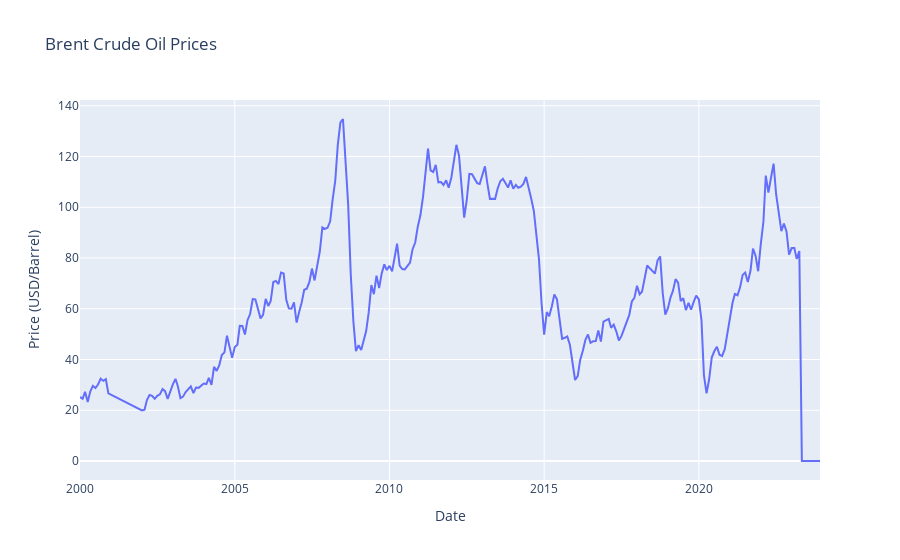

This figure's notebook cell:
### Code cell
# Task 1: Perform EDA
# Plot the time series
fig = go.Figure()
fig.add_trace(go.Scatter(x=data.index, y=data['Price'], mode='lines'))
fig.update_layout(title='Brent Crude Oil Prices', xaxis_title='Date', yaxis_title='Price (USD/Barrel)')
fig.show()

### Figure 1 — Plotly figure (JSON) as saved in the notebook; plotly's stock layout.template omitted (floating-point values rounded to 4 significant figures; data arrays with more than 128 entries replaced by an {"elided": "..."} marker saying what was removed)
{"data": [{"mode": "lines", "type": "scatter", "x": {"elided": "299 str values"}, "y": {"elided": "299 mixed values"}}], "layout": {"title": {"text": "Brent Crude Oil Prices"}, "xaxis": {"title": {"text": "Date"}}, "yaxis": {"title": {"text": "Price (USD/Barrel)"}}}}
